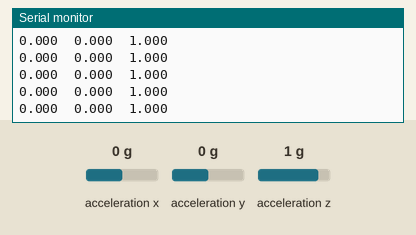
A sketch run on a simulated Arduino Uno, built with avr-gcc and run on an emulated ATmega328P. Parts: the last lines printed to the serial monitor. The inputs (shaded band) are chosen by the test bench; at power-on: acceleration x 0 g, acceleration y 0 g, acceleration z 1 g.

Above: at 1.2 s.
1.3 s: acceleration x set to -1.4 g
At 1.9 s:
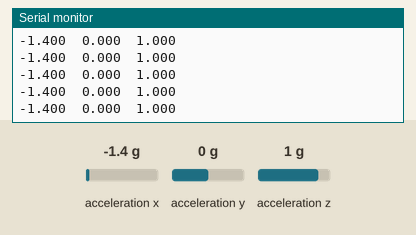
2.8 s: acceleration x set to 0 g
At 3.5 s:
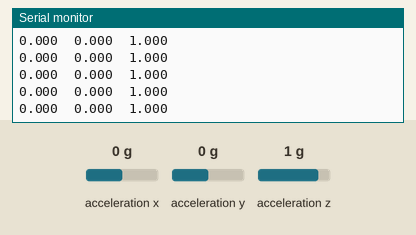
5.8 s: acceleration y set to -1.4 g
At 6.5 s:
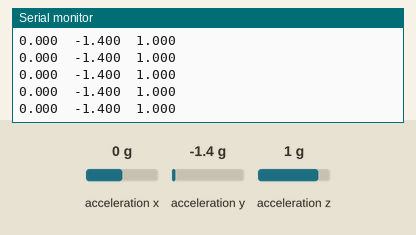
8.8 s: acceleration z set to -1.4 g
At 9.7 s:
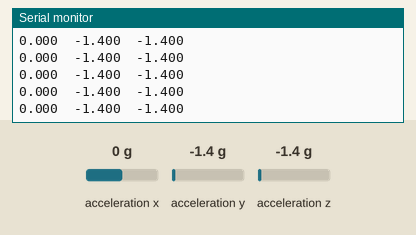

The sketch:

xbee_accel_101.ino
```cpp
/*****************************************************************
XBee_Serial_Passthrough.ino

Set up a software serial port to pass data between an XBee Shield
and the serial monitor.

Hardware Hookup:
  The XBee Shield makes all of the connections you'll need
  between Arduino and XBee. If you have the shield make
  sure the SWITCH IS IN THE "DLINE" POSITION. That will connect
  the XBee's DOUT and DIN pins to Arduino pins 2 and 3.

*****************************************************************/
// We'll use SoftwareSerial to communicate with the XBee:
#include <SoftwareSerial.h>
#include "CurieIMU.h"

// XBee's DOUT (TX) is connected to pin 2 (Arduino's Software RX)
// XBee's DIN (RX) is connected to pin 3 (Arduino's Software TX)
SoftwareSerial XBee(2, 3); // RX, TX

float ax, ay, az;   //scaled accelerometer values

void setup()
{

  // Set up both ports at 9600 baud. This value is most important
  // for the XBee. Make sure the baud rate matches the config
  // setting of your XBee.
  XBee.begin(9600);
  Serial.begin(9600);
 // initialize device
  Serial.println("Initializing IMU device...");
  CurieIMU.begin();
  // Set the accelerometer range to 2G
  CurieIMU.setAccelerometerRange(2);

}

void loop()
{

  CurieIMU.readAccelerometerScaled(ax, ay, az);
  printCalculatedAccelsToXBee();
  printCalculatedAccelsToSerial();
}


void printCalculatedAccelsToSerial()
{
    Serial.print(ax, 3);
    Serial.print("\t");
    Serial.print(ay, 3);
    Serial.print("\t");
    Serial.print(az, 3);
    Serial.print("\t");
    Serial.println();
}

void printCalculatedAccelsToXBee()
{
    XBee.print(ax, 3);
    XBee.print("\t");
    XBee.print(ay, 3);
    XBee.print("\t");
    XBee.print(az, 3);
    XBee.print("\t");
    XBee.println();
}
```

Measured:
- after the input at 1.3 s, the serial monitor: prints a new line at once (image 1)
- after the input at 5.8 s, the serial monitor: prints a new line at once (image 3)
- after the input at 8.8 s, the serial monitor: prints a new line at once (image 4)
